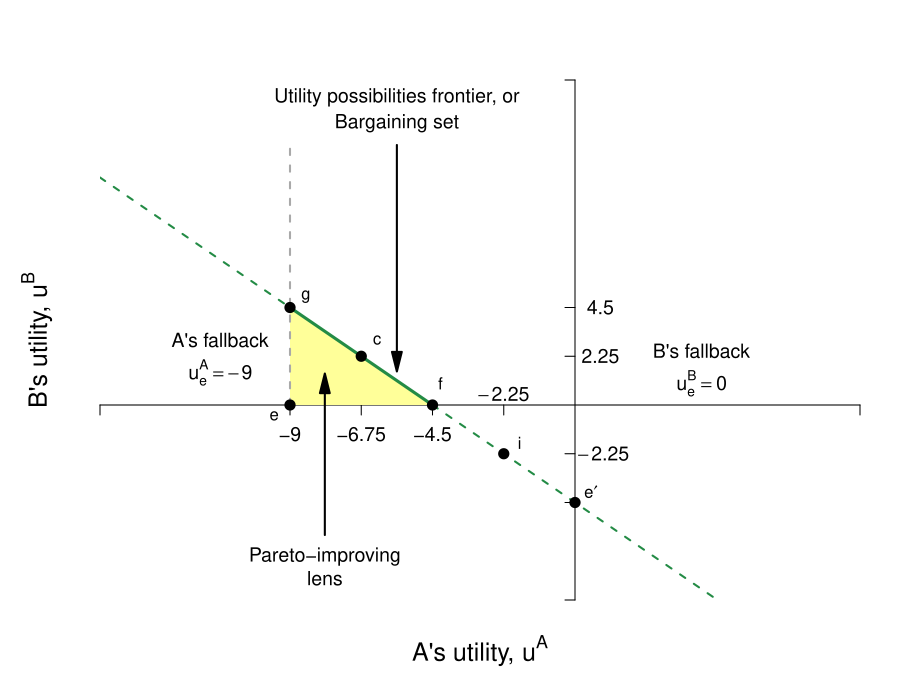

R code for this plot:
require(shape)
pdf(file = "what_can_markets_do/upf_bargaining_coase.pdf", width = 9, height = 7)

#Set parameters for graphics
axislabelsize <- 1.5
labelsize <- 1.2
graphlinewidth <- 2
segmentlinewidth <- 1.5

COL <- c("#7fc97f", "#beaed4", "#fdc086", "#ffff99", "#386cb0", "#f0027f", "#bf5b17", "#666666")
COLA <- c("#e0f3db", "#99d8c9","#66c2a4","#41ae76", "#238b45", "#005824")
COLB <- c("#c6dbef", "#4eb3d3", "#2b8cbe", "#0868ac","#084081")
COLC <- c("#fcfbfd", "#efedf5", "#dadaeb", "#bcbddc", "#9e9ac8", "#807dba", "#6a51a3", "#54278f", "#3f007d")

par(mar =  c(2, 4, 2, 2))
xlims <- c(-15, 9)
ylims <- c(-9, 15)

upf <- function(uA, intercept = -4.5, slope = 1){
  intercept - slope*uA
}


#Plot command 
plot(40, 40, xlim = xlims, ylim = ylims, 
     type = "n",
     xlab = expression(paste("")),
     ylab = expression(paste("")), 
     axes = FALSE,
     # xlab = expression(paste("Bob's Payoff, ", u^B)),
     # ylab = expression(paste("Alfredo's Payoff, ", u^A)),
     #xaxt = "n", 
     #yaxt = "n", 
     cex.lab = axislabelsize, 
     bty = "n", 
     xaxs="i", 
     yaxs="i"
)

#Customize ticks and labels for the plot
# ticksy <- seq(ylims[1], ylims[2], 1)
# ylabels <- seq(ylims[1], ylims[2], 1)
# ticksx <- seq(xlims[1], xlims[2], 1)
# xlabels <- seq(xlims[1], xlims[2], 1)
ticksy <- c(ylims[1], -4.5, -2.25, 2.25, 4.5, ylims[2])
ylabels <- c(NA, NA, NA, NA, NA, NA)
ticksx <- c(xlims[1], -9, -6.75, -4.5, -2.25, xlims[2])
xlabels <- c(NA, -9, -6.75, -4.5, NA, NA)
axis(1, at = ticksx, pos = 0, labels = xlabels, cex.axis = labelsize)
axis(2, at = ticksy, pos = 0, labels = ylabels, las = 1, cex.axis = labelsize)
#mtext(expression(paste("A's utility, ", u^A)), side = 1, line = 2.5, cex = axislabelsize)

text(xlims[1], ylims[2] - 0.5*(ylims[2] - ylims[1]) - 5, expression(paste("A's utility, ", u^A)), xpd = TRUE, cex = axislabelsize) 

text(xlims[1] - 1.5, ylims[2] - 0.5*(ylims[2] - ylims[1]), expression(paste("B's utility, ", u^B)), xpd = TRUE, cex = axislabelsize, srt = 90) 


#Label 2.25 and 4.5
text(0.8, 2.25, expression(paste(2.25)), xpd = TRUE, cex = labelsize) 
text(0.8, 4.5, expression(paste(4.5)), xpd = TRUE, cex = labelsize) 
text(0.9, -2.25 , expression(paste(-2.25)), xpd = TRUE, cex = labelsize) 
text(-2.25, 0.5 , expression(paste(-2.25)), xpd = TRUE, cex = labelsize) 

#Rent polygon
xrent <- c(-9, -9, -4.5, -9)
yrent <- c(0, 4.5, 0, 0)
polygon(xrent, yrent, col=COL[4], density = NULL, border = NA)

npts <- 500 
xx1 <- seq(xlims[1], -9, length.out = npts)
xx2 <- seq(-9, -4.5, length.out = npts)
xx3 <- seq(-4.5, xlims[2], length.out = npts)
lines(xx1, upf(xx1), col = COLA[5], lwd = segmentlinewidth, lty = 2)
lines(xx2, upf(xx2), col = COLA[5], lwd = graphlinewidth)
lines(xx3, upf(xx3), col = COLA[5], lwd = segmentlinewidth, lty = 2)



#Lines for the coordinates of the Nash equilbrium
text(-7.9, -7, expression(paste("Pareto-improving")), cex = labelsize)
text(-7.9, -8, expression(paste("lens")), cex = labelsize)
Arrows(-7.9, -6, -7.9, 1, col = "black", lty = 1, lwd = 2, arr.type = "triangle")

#Label the UPF
text(-5.625, 14.2, expression(paste("Utility possibilities frontier, or")), cex = labelsize)
text(-5.625, 13, expression(paste("Bargaining set")), cex = labelsize)
Arrows(-5.625, 12, -5.625, 2, col = "black", lty = 1, lwd = 2, arr.type = "triangle")

#Lines for Fallback positions
segments(-9, 0, -9, 12, lty = 2, col = "darkgrey", lwd = segmentlinewidth)
text(-11.2, 3, expression(paste("A's fallback")), cex = labelsize)
text(-11.2, 1.5, expression(paste(u[e]^A == -9)), cex = labelsize)

segments(46, 40, 46, ylims[2], lty = 2, col = "darkgrey", lwd = segmentlinewidth)

text(4, 2.5, expression(paste("B's fallback")), cex = labelsize)
text(4, 1, expression(paste(u[e]^B == 0)), cex = labelsize)

#Add points

points(0, -4.5, pch = 16, col = "black", cex = 1.5)
text(0.5, -4, expression(paste(e*minute)))


points(-4.5, 0, pch = 16, col = "black", cex = 1.5)
text(-4.25, 1, expression(paste("f")))

segments(0, 55, 55, 55, lty = 2, col = "darkgrey", lwd = segmentlinewidth)
segments(55, 0, 55, 55, lty = 2, col = "darkgrey", lwd = segmentlinewidth)
points(55, 55, pch = 16, col = "black", cex = 1.5)
text(55.75, 55.75, expression(paste("i")))

segments(0, 64, 46, 64, lty = 2, col = "darkgrey", lwd = segmentlinewidth)

points(-9, 4.5, pch = 16, col = "black", cex = 1.5)
text(-8.5, 5, expression(paste("g")))

segments(64, 0, 64, 46, lty = 2, col = "darkgrey", lwd = segmentlinewidth)
points(46, 46, pch = 16, col = "black", cex = 1.5)
text(45.25, 45.25, expression(paste("n")))

points(-6.75, 2.25, pch = 16, col = "black", cex = 1.5)
text(-6.25, 3, expression(paste(n)))

points(-9, 0, pch = 16, col = "black", cex = 1.5)
text(-9.5, -0.5, expression(paste("e")))



points(-2.25, -2.25, pch = 16, col = "black", cex = 1.5)
text(-1.75, -1.75, expression(paste(i)))



dev.off()
